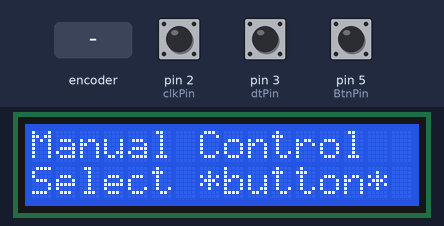
This sketch was run on a simulated Arduino Uno, built with avr-gcc and run on an emulated ATmega328P. Parts: 16×2 character LCD. The test bench sets the inputs (shaded band); at power-on: pin 5 (BtnPin) HIGH, pin 2 (clkPin) HIGH, pin 3 (dtPin) HIGH.

Above: at 1.3 s.
1.4 s: rotary encoder on pin 2 (clkPin) / pin 3 (dtPin) turned 3 steps (first pin leading)
At 1.56 s:
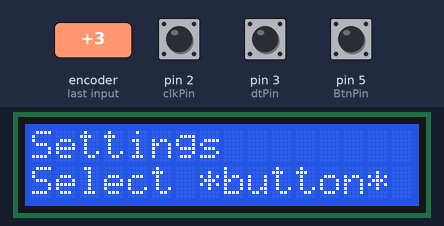
At 3.1 s:
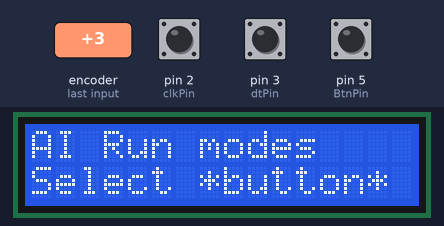
3.5 s: pin 5 (BtnPin) pulled LOW for 1 s
At 4.8 s:
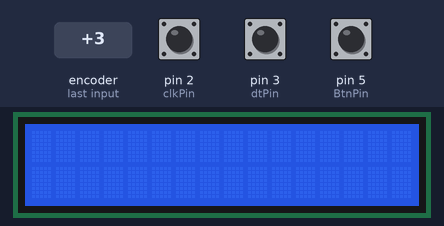
Timing chart, 0 to 6.5 s (numbered marks = the images above; inputs shaded):
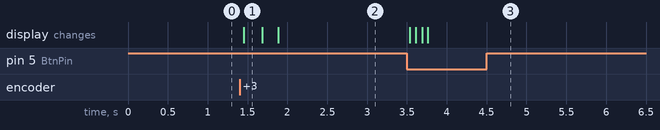

The sketch:

16x2rotary1buttonInterface.ino
```cpp
/*You will see the angular displacement of the rotary encoder printed on Serial Monitor.
 *
if turn the rotary encoder
  {clockwise, the angular displacement is increased;
  counterclockwise, the displacement is decreased.}

 If press switch on rotary encoder,
      reading will return to zero.

      */

//Email: nBED@gmx.com
//Website: www.n-bed.com
//October, 2019
//the Mos Fett
//#include <WiFi.h>
//#include <ThingSpeak.h>
#include <Wire.h>
#include <LiquidCrystal_I2C.h>
#include <stdio.h>
#include <Unistep2.h>


LiquidCrystal_I2C lcd(0x27,16,2);  // set the LCD address to 0x27 for a 16 chars and 2 line display

//Unistep2 stepperX(2,3,4,5, 4096, 1000);
//Unistep2 stepperY(6,7,8,9, 4096, 1000);


const int clkPin= 2; //the clk attach to pin2
const int dtPin= 3; //the dt attach to pin3
const int swPin= 4 ;//the number of the button
const int BtnPin = 5;
const int ButtonPin= 5 ;
int menuB;
int change;
const uint8_t menuAMAX = 5;
const uint8_t menuBMAX = 5;

 const char* selecttxt = "Select *button*";
 const char* menutxt[5]= {"Manual Control","AI Training","AI Run modes","Motor Control","Settings"};
 //const char* menusubtxt[5]= {"Select *button* ","Back","Start","Stop","<disabled>"};

const char* manualtxt[5]= {"Motor 1 Input", "Motor 2 Input", "Max/Min Angle","Go Home", "Back"};
//                                 |           |
//                                 V-----------
const char* motoritxt[5]= {"Input: ", "Steps:", "Min Angle:", "Max Angle","Please Wait"}; //0 and 1


const char* aitxt[5]= {"Run","unused","unused","unused","Back"};
const char* mctrltxt[5]= {"unused","unused","unused","unused","Back"};
const char* settxt[5]= {"Contrast","Max Angle","Min Angle","Change Speed","Back"};

typedef struct
{ int menuL;
  unsigned long timerM;
  int menuV,subV,selV,tempV;
}menust, *pmenust;

//typedef struct
//{ bool layerON;
//  uint8_t menuL,submL;
//}fetbox, *pfetbox';


typedef struct
{ bool latchF,writeF ;   //latch status flag, write flag
  uint8_t shbuf;
}motorout, *pmotorout;

typedef struct
{  unsigned byte[2]; //motor stepp sequences (shifted final out);
   bool motorEN,mF;
   motorout MOUT;
}motorc, *pmotorc;


typedef struct
{ menust MENU;
  motorc MCTRL;
}fetbox, *pfetbox;

fetbox FBOX;
int ladder;


unsigned long buttonT,selectT=0;

uint8_t menuA,menustate;

bool select=false;
bool ignoreturn=false;
int buttonCASE,buttonB=0;

float mot1a,mot2a;
int mot1s,mot2s;
int inpmot;
int machinestate;
 //static
 int oldA = HIGH; //set the oldA as HIGH
 // static
  int oldB = HIGH; //set the oldB as HIGH
  int oldchange;
  unsigned long refresht;
// menu messes up when scrolled out of range
// you need to double check encoder value is being reset when over max or under 0

void setup()
{ pinMode(BtnPin,INPUT);//initialize the buttonPin as an intput
  lcd.init();
  lcd.init();        // initialize the lcd
  // Print a message to the LCD.
  lcd.backlight();
  lcd.setCursor(0,0);
  lcd.print("mFETbox");
  lcd.setCursor(0,1);
  lcd.print("initializing....");

  //set clkPin,dePin,swPin as INPUT
  pinMode(clkPin, INPUT);
  pinMode(dtPin, INPUT);
  pinMode(swPin, INPUT);
  digitalWrite(swPin, HIGH);
  Serial.begin(9600); // initialize serial communications at 9600 bps
  lcd.clear();

  FBOX.MENU.timerM = millis();
  selectT = millis();
  refresht=millis();
  buttonT = millis();
   menuF();
}

void loop()
{

// stepperX.run();
// stepperY.run();
 buttonREAD();
 dialIN();

 if (oldchange != change or select == true )
  {   lcd.clear();
      menuF();  //took out of dialIN
     // refresht = millis();
  };

}
void dialIN()
  {
    oldchange=change;
    change = getEncoderTurn();
   FBOX.MENU.tempV = FBOX.MENU.tempV + change;
//  if (ignoreturn == false)
             //  if(FBOX.MENU.menuL== 0)
               //  {
                  if (FBOX.MENU.tempV>5)
                     { FBOX.MENU.tempV=0;
                     //  change=0;
                     };
               //  };
//                if (FBOX.MENU.menuL==1)
//                 { if (FBOX.MENU.tempV>menuBMAX)
//                     {  FBOX.MENU.tempV=0;
//                    //    change=0;
//                     };
//                  };

                if (FBOX.MENU.tempV<0)
                      {   FBOX.MENU.tempV=4;
                        //  change=0;
                      };
};


int getEncoderTurn(void)
{
 // static int oldA = HIGH; //set the oldA as HIGH
 // static int oldB = HIGH; //set the oldB as HIGH
  int result = 0;
  int newA = digitalRead(dtPin);//read the value of clkPin to newA
  int newB = digitalRead(clkPin);//read the value of dtPin to newB
  if (newA != oldA || newB != oldB) //if the value of clkPin or the dtPin has changed
    {// lcd.clear();  // something has changed
      if (oldA == HIGH && newA == LOW)
        {result = (oldB * 2 - 1);
           };
     //  menuF();
     };
  oldA = newA;
  oldB = newB;
  return result;
};

void buttonREAD()
{
if (millis() - FBOX.MENU.timerM >80)
  {
    if (0 == digitalRead(BtnPin))
         {  select=true;
            selectT=millis();
         };
  };
};

void eventHandler()
{

};

void menuF()
{
                                       if (select==true)
                                          { lcd.clear();
                                            if( FBOX.MENU.tempV != 4)
                                              { //FBOX.MENU.subV=FBOX.MENU.tempV;
                                                FBOX.MENU.menuL++;
                                                }else{  if(FBOX.MENU.tempV == 4 and FBOX.MENU.menuL >0 )\
                                                          FBOX.MENU.menuL--;
                                                      };
                                             select=false;
                                             change=0;
                                             FBOX.MENU.timerM=millis();
                                          };
 switch (FBOX.MENU.menuL)
  {
    case 0:
                                lcd.setCursor(0,0);
                                lcd.print(menutxt[FBOX.MENU.tempV]);
                                lcd.setCursor(0,1);
                                lcd.print(selecttxt);
                                break;
     case 1:                    lcd.setCursor(0,0);
                                lcd.print(manualtxt[FBOX.MENU.tempV]);
                                lcd.setCursor(0,1);
                                lcd.print(selecttxt);
                                break;
      case 2:                    lcd.setCursor(0,0);
                                 lcd.print(motoritxt[FBOX.MENU.tempV]);
                                 lcd.setCursor(0,1);
                                 lcd.print("Press select");
                                 break;
      case 3:                    machinestate = (FBOX.MENU.subV*10 + FBOX.MENU.selV);
                                 lcd.setCursor(0,0);
                                 lcd.print("Motor1 angle");
                                 lcd.setCursor(0,1);
                                 lcd.print(FBOX.MENU.tempV);
                                 break;
  };

};


//const char* manualtxt[5]= {"Motor 1 Input", "Motor 2 Input", "Max/Min Angle","Go Home", "Back"};
//const char* motoritxt[5]= {"Clockwise", "C-Clockwise", "Switch Motor", "Position","Back"}; //0 and 1
//const char* aittext[5]= {"Run training","unused","unused","unused","Back"};
//const char* airtxt[5]= {"Run","unused","unused","unused","Back"};
//const char* mctrltxt[5]= {"unused","unused","unused","unused","Back"};
//const char* settxt[5]= {"Contrast","Max Angle","Min Angle","Change Speed","Back"};

//OLD MENU DISPLAYT CODE (BRUTE FORCE IT VIA SWITCH CASE)
  //  if (menuL==0)
  //    {  FBOX.MENU.menuV=FBOX.MENU.tempV;
  //       menuL=1;
    //  };
//          switch (FBOX.MENU.menuV)
//
//              {
//                case 0: lcd.setCursor(0,0);
//                        lcd.print("SETTINGS");
//                        lcd.setCursor(0,1);
//                        lcd.print("menulayer 1");
//                        break;
//                case 1: lcd.setCursor(0,0);
//                        lcd.print("Robot joint 1");
//                        lcd.setCursor(0,1);
//                        lcd.print("menulayer 1");
//                        break;
//                case 2: lcd.setCursor(0,0);
//                        lcd.print("Robot joint 2");
//                        lcd.setCursor(0,1);
//                        lcd.print("menulayer 1");
//                        break;
//                case 3: lcd.setCursor(0,0);
//                        lcd.print("RUN AI cntrl");
//                        lcd.setCursor(0,1);
//                        lcd.print("menulayer 1");
//                        break;
//                case 4: lcd.setCursor(0,0);
//                        lcd.print("Stop");
//                        lcd.setCursor(0,1);
//                        lcd.print("menulayer 1");
//                        break;
//                };
//      }
//  };
//
//       if (menuL==1)
//      {
//       if
//         switch (menuA)
//    {  menuA=FBOX.MENU.tempV
//
//    //case 0: lcd.setCursor(0,0);
//
//  for (int i=0;i<menuAMAX;i++)
//   { if (FBOX.MENU.tempV == i)
//         {   lcd.print(menutxt[i]);
//            lcd.setCursor(0,1);
//            lcd.print(menutxt[1]");
//         };
//   }
//            break;
//    case 1: lcd.setCursor(0,0);
//            lcd.print("Robot joint 1");
//            lcd.setCursor(0,1);
//            lcd.print("menulayer 1");
//            break;
//    case 2: lcd.setCursor(0,0);
//            lcd.print("Robot joint 2");
//            lcd.setCursor(0,1);
//            lcd.print("menulayer 1");
//            break;
//    case 3: lcd.setCursor(0,0);
//            lcd.print("RUN AI cntrl");
//            lcd.setCursor(0,1);
//            lcd.print("menulayer 1");
//            break;
//    case 4: lcd.setCursor(0,0);
//            lcd.print("Stop");
//            lcd.setCursor(0,1);
//            lcd.print("menulayer 1");
//            break;
//      };
//      }
//
//};

// hrtr
// from switch (FBOX.MENU.menuL)
//   case 1:                          if (select==true)
//                                    { lcd.clear();
//                                            if(FBOX.MENU.tempV ==4 )
//                                              { FBOX.MENU.menuL=0;
//                                                FBOX.MENU.tempV=0;
//                                                select=false;
//                                              };
//                                            if (FBOX.MENU.menuV==0 and FBOX.MENU.tempV <=1)
//                                              { ignoreturn=!ignoreturn;
//
//                                              }
//                                           select=false;
//                                    };
//                                                 switch (FBOX.MENU.menuV)
//                                          {
//                                            case 0:
//
//                 //     const char* manualtxt[5]= {"Motor 1", "Motor 2", "Position","Go Home", "Back"};
//
//                                                    lcd.setCursor(0,0);
//                                                    lcd.print(manualtxt[FBOX.MENU.tempV]);
//                                                    lcd.setCursor(0,1);
//                                                    lcd.print(menusubtxt[0]);
//
//                                                    if (FBOX.MENU.tempV==0 and ignoreturn == true)
//                                                      {  stepperX.moveTo(25*FBOX.MENU.tempV);
//                                                        lcd.setCursor(0,1);
//                                                         lcd.print("* Clockwise turn dial *");
//                                                      };
//                                                    if (FBOX.MENU.tempV==1 and ignoreturn = true)
//                                                       {
//                                                        stepperX.moveTo(-25*FBOX.MENU.tempV) ;
//                                                        lcd.setCursor(0,1);
//                                                        lcd.print("* C-lockwise turn dial *");
//
//                                                       };
//                                                    break;
//
//                                            case 1: lcd.setCursor(0,0);
//                                                    lcd.print(aittxt[FBOX.MENU.tempV]);
//                                                    lcd.setCursor(0,1);
//                                                    lcd.print(menusubtxt[0]);
//
//                                                    if (FBOX.MENU.tempV==0 and ignoreturn == true)
//                                                      {  stepperY.moveTo(25*FBOX.MENU.tempV);
//                                                        lcd.setCursor(0,1);
//                                                         lcd.print("* Clockwise turn dial *");
//                                                      };
//                                                    if (FBOX.MENU.tempV==1 and ignoreturn == true)
//                                                       {
//                                                        stepperY.moveTo(-25*FBOX.MENU.tempV) ;
//                                                        lcd.setCursor(0,1);
//                                                        lcd.print("* C-lockwise turn dial *");
//    };
//                                                    break;
//                                            case 2:  lcd.setCursor(0,0);
//                                                    lcd.print(airtxt[FBOX.MENU.tempV]);
//                                                    lcd.setCursor(0,1);
//                                                    //lcd.print(menusubtxt[0]);
//                                                    break;
//                                            case 3:  lcd.setCursor(0,0);
//                                                    lcd.print(mctrltxt[FBOX.MENU.tempV]);
//                                                    lcd.setCursor(0,1);
//                                                    //lcd.print(menusubtxt[0]);
//                                                    break;
//                                            case 4:  lcd.setCursor(0,0);
//                                                    lcd.print(settxt[FBOX.MENU.tempV]);
//                                                    lcd.setCursor(0,1);
//                                                    //lcd.print(menusubtxt[0]);
//                                                    break;
//                                               };
//                           break;
//      };
```

Measured:
- after the input at 1.4 s, the display: changes after 0.05 s (image 1)
- after the input at 3.5 s, the display: first changes at once (image 3 shows a later state)
